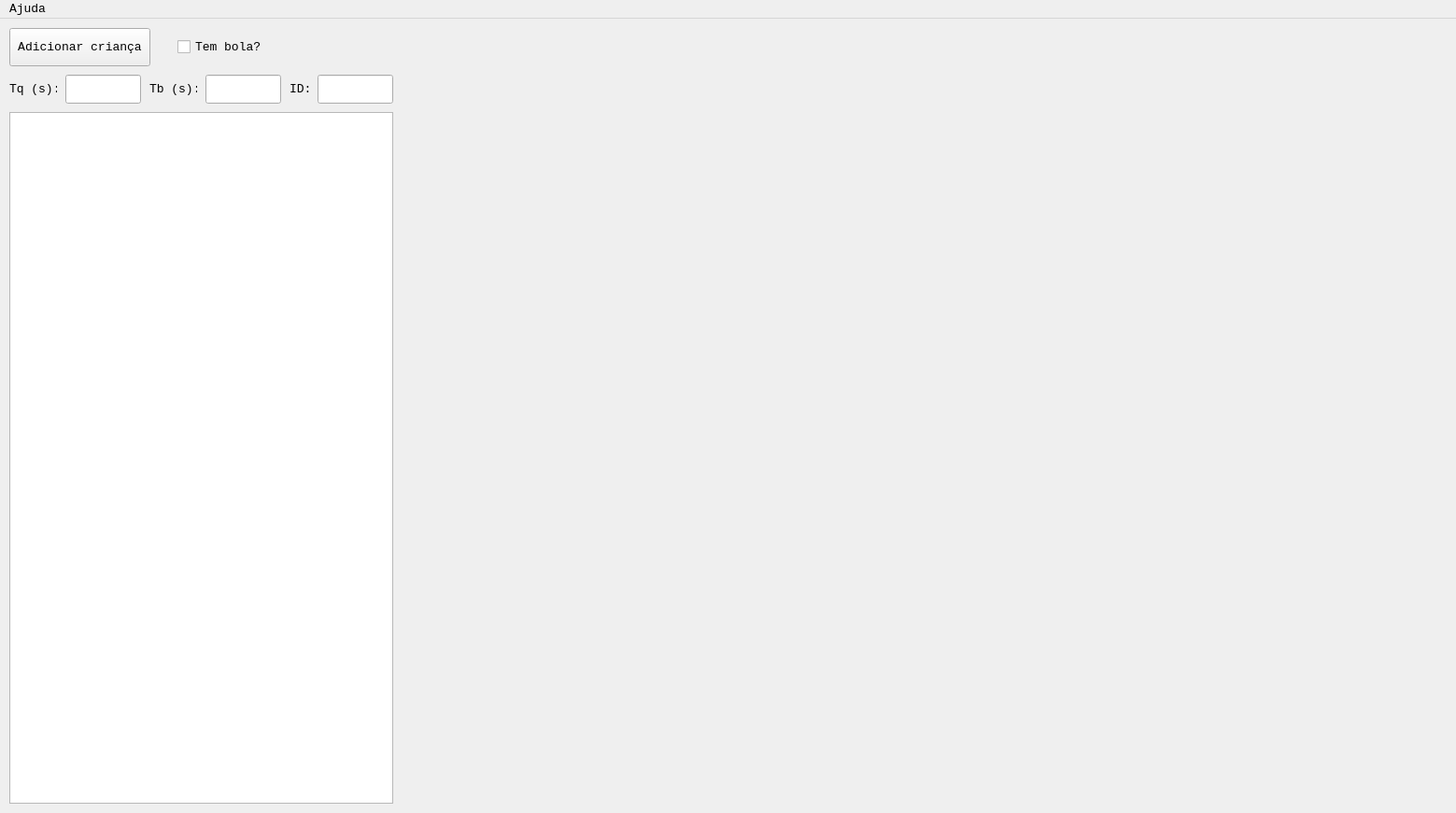
<?xml version="1.0" encoding="UTF-8"?>
<ui version="4.0">
 <class>Playground</class>
 <widget class="QMainWindow" name="Playground">
  <property name="geometry">
   <rect>
    <x>0</x>
    <y>0</y>
    <width>1559</width>
    <height>871</height>
   </rect>
  </property>
  <property name="sizePolicy">
   <sizepolicy hsizetype="Fixed" vsizetype="Fixed">
    <horstretch>0</horstretch>
    <verstretch>0</verstretch>
   </sizepolicy>
  </property>
  <property name="windowTitle">
   <string>Playground</string>
  </property>
  <widget class="QWidget" name="centralWidget">
   <widget class="QPushButton" name="create_child_button">
    <property name="geometry">
     <rect>
      <x>10</x>
      <y>10</y>
      <width>151</width>
      <height>41</height>
     </rect>
    </property>
    <property name="font">
     <font>
      <family>Monospace</family>
      <pointsize>10</pointsize>
     </font>
    </property>
    <property name="text">
     <string>Adicionar criança</string>
    </property>
   </widget>
   <widget class="QCheckBox" name="has_ball_checkbox">
    <property name="geometry">
     <rect>
      <x>190</x>
      <y>20</y>
      <width>91</width>
      <height>21</height>
     </rect>
    </property>
    <property name="font">
     <font>
      <family>Monospace</family>
      <pointsize>10</pointsize>
     </font>
    </property>
    <property name="text">
     <string>Tem bola?</string>
    </property>
   </widget>
   <widget class="QLineEdit" name="play_interval_line_edit">
    <property name="geometry">
     <rect>
      <x>220</x>
      <y>60</y>
      <width>81</width>
      <height>31</height>
     </rect>
    </property>
    <property name="font">
     <font>
      <family>Monospace</family>
      <pointsize>10</pointsize>
     </font>
    </property>
   </widget>
   <widget class="QLineEdit" name="quiet_interval_line_edit">
    <property name="geometry">
     <rect>
      <x>70</x>
      <y>60</y>
      <width>81</width>
      <height>31</height>
     </rect>
    </property>
    <property name="font">
     <font>
      <family>Monospace</family>
      <pointsize>10</pointsize>
     </font>
    </property>
   </widget>
   <widget class="QTextEdit" name="log_text_edit">
    <property name="geometry">
     <rect>
      <x>10</x>
      <y>100</y>
      <width>411</width>
      <height>741</height>
     </rect>
    </property>
    <property name="font">
     <font>
      <family>Monospace</family>
      <pointsize>10</pointsize>
     </font>
    </property>
   </widget>
   <widget class="QWidget" name="verticalLayoutWidget">
    <property name="geometry">
     <rect>
      <x>430</x>
      <y>10</y>
      <width>1121</width>
      <height>831</height>
     </rect>
    </property>
    <layout class="QVBoxLayout" name="layout"/>
   </widget>
   <widget class="QLabel" name="label">
    <property name="geometry">
     <rect>
      <x>10</x>
      <y>65</y>
      <width>51</width>
      <height>21</height>
     </rect>
    </property>
    <property name="font">
     <font>
      <family>Monospace</family>
      <pointsize>10</pointsize>
     </font>
    </property>
    <property name="toolTip">
     <string>&lt;html&gt;&lt;head/&gt;&lt;body&gt;&lt;p&gt;Tempo quieta (tempo que a criança fica quieta após colocar a bola no cesto) em segundos. &lt;span style=&quot; font-weight:600;&quot;&gt;Este campo é obrigatório.&lt;/span&gt;&lt;/p&gt;&lt;/body&gt;&lt;/html&gt;</string>
    </property>
    <property name="text">
     <string>Tq (s):</string>
    </property>
   </widget>
   <widget class="QLabel" name="label_2">
    <property name="geometry">
     <rect>
      <x>160</x>
      <y>60</y>
      <width>51</width>
      <height>31</height>
     </rect>
    </property>
    <property name="font">
     <font>
      <family>Monospace</family>
      <pointsize>10</pointsize>
     </font>
    </property>
    <property name="toolTip">
     <string>&lt;html&gt;&lt;head/&gt;&lt;body&gt;&lt;p&gt;Tempo de brincadeira (tempo que a criança fica brincando com a bola) em segundos. &lt;span style=&quot; font-weight:600;&quot;&gt;Este campo é obrigatório.&lt;/span&gt;&lt;/p&gt;&lt;/body&gt;&lt;/html&gt;</string>
    </property>
    <property name="text">
     <string>Tb (s):</string>
    </property>
   </widget>
   <widget class="QLabel" name="label_3">
    <property name="geometry">
     <rect>
      <x>310</x>
      <y>60</y>
      <width>21</width>
      <height>31</height>
     </rect>
    </property>
    <property name="font">
     <font>
      <family>Monospace</family>
      <pointsize>10</pointsize>
     </font>
    </property>
    <property name="toolTip">
     <string>&lt;html&gt;&lt;head/&gt;&lt;body&gt;&lt;p&gt;Identificador da criança. &lt;span style=&quot; font-weight:600;&quot;&gt;Este campo é opcional.&lt;/span&gt;&lt;/p&gt;&lt;/body&gt;&lt;/html&gt;</string>
    </property>
    <property name="text">
     <string>ID: </string>
    </property>
   </widget>
   <widget class="QLineEdit" name="id_line_edit">
    <property name="geometry">
     <rect>
      <x>340</x>
      <y>60</y>
      <width>81</width>
      <height>31</height>
     </rect>
    </property>
    <property name="font">
     <font>
      <family>Monospace</family>
      <pointsize>10</pointsize>
     </font>
    </property>
   </widget>
  </widget>
  <widget class="QMenuBar" name="menuBar">
   <property name="geometry">
    <rect>
     <x>0</x>
     <y>0</y>
     <width>1559</width>
     <height>22</height>
    </rect>
   </property>
   <property name="font">
    <font>
     <family>Monospace</family>
     <pointsize>10</pointsize>
    </font>
   </property>
   <widget class="QMenu" name="menuSobre">
    <property name="font">
     <font>
      <family>Monospace</family>
      <pointsize>10</pointsize>
     </font>
    </property>
    <property name="title">
     <string>Ajuda</string>
    </property>
    <addaction name="actionSobre"/>
   </widget>
   <addaction name="menuSobre"/>
  </widget>
  <action name="actionAdicionar_crian_a">
   <property name="text">
    <string>Adicionar criança</string>
   </property>
  </action>
  <action name="actionSair">
   <property name="text">
    <string>Sair</string>
   </property>
  </action>
  <action name="actionSobre">
   <property name="text">
    <string>Sobre</string>
   </property>
  </action>
 </widget>
 <layoutdefault spacing="6" margin="11"/>
 <resources/>
 <connections/>
</ui>
